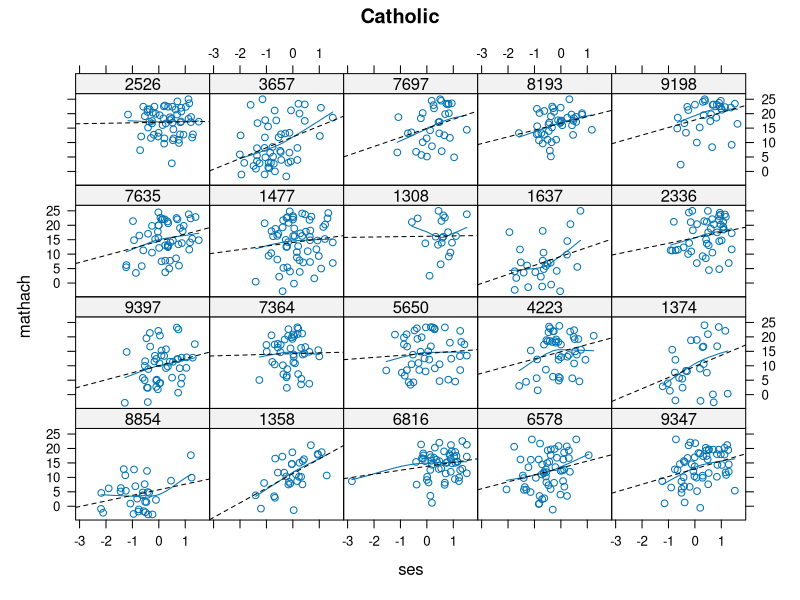
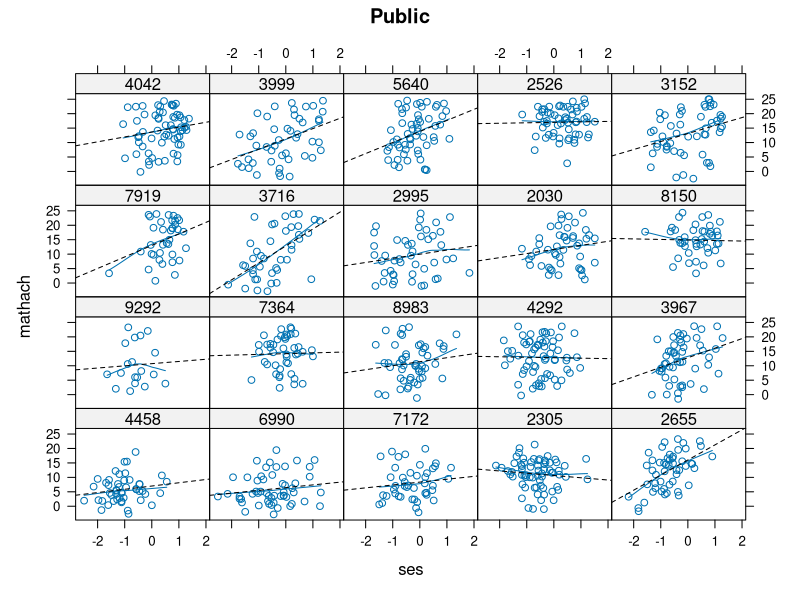
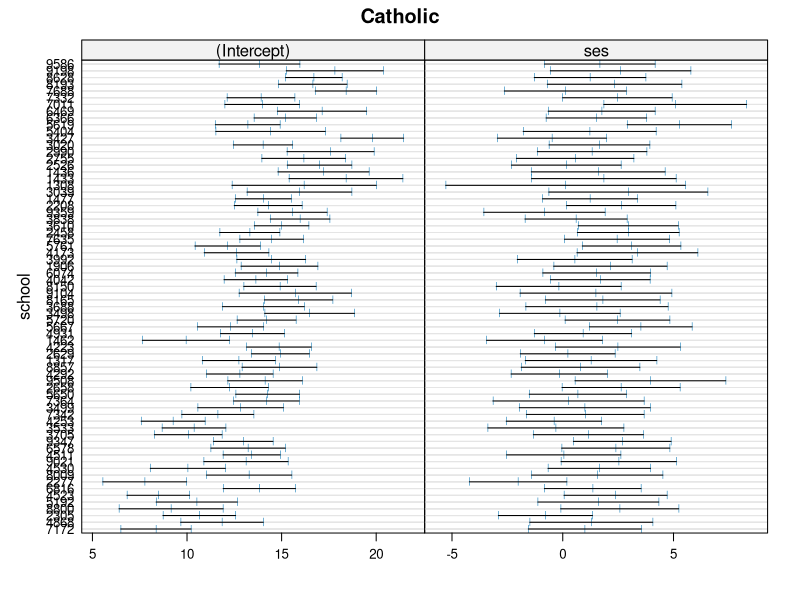
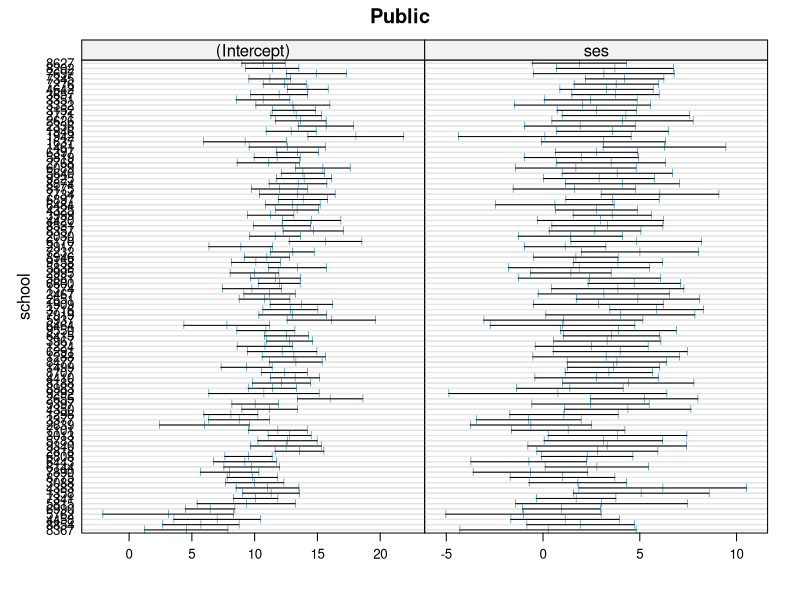
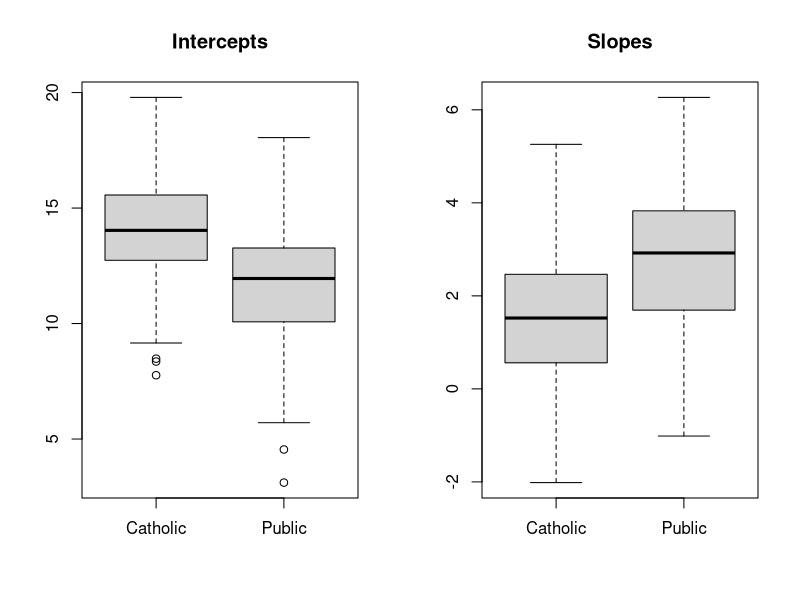

Source code (R) for these figures, in order:
# this is the codes from Linear Mixed Models by John Fox in 2002

###### Part 1: Data and Data Overview

### nlme study
cat("\014")
rm(list=ls())
library(nlme)
library(lattice)
data(MathAchieve)
head(MathAchieve)
data(MathAchSchool)
head(MathAchSchool)

attach(MathAchieve)
mses=tapply(SES, School, mean)
head(mses)
detach(MathAchieve)

## create a dataframe called bryk
bryk=as.data.frame(MathAchieve[,c("School","SES","MathAch")])
names(bryk)<-tolower(names(bryk))
head(bryk)
sample20=sort(sample(7185,20))
bryk[sample20,]

bryk$meanses=mses[as.character(bryk$school)]  ## avoid using merge function
bryk$cses=bryk$ses-bryk$meanses

sector=MathAchSchool$Sector
names(sector)<-row.names(MathAchSchool)
bryk$sector=sector[as.character(bryk$school)]

###  sample two schools from each sector to plot
attach(bryk)
cat<-sample(unique(school[sector=="Catholic"]), 20)
cat.20<-groupedData(mathach~ses | school, data=bryk[is.element(school, cat),])

pub<-sample(unique(school[sector=="Public"]), 20)
pub.20<-groupedData(mathach~ses | school, data=bryk[is.element(school, pub),])

trellis.device(color=T)
# for Cathelic, the slopes are: some positive, some are almost 0, some are almost negative
xyplot(mathach~ses | school, data=cat.20, main="Catholic",
       panel=function(x,y){
       	 panel.xyplot(x,y)
	 panel.loess(x, y, span=1)
	 panel.lmline(x, y, lty=2)
	})

# for Public, the slopes are: more positive than Cathelic
xyplot(mathach~ses | school, data=pub.20, main="Public",
       panel=function(x,y){
         panel.xyplot(x,y)
         panel.loess(x,y, span=1)
      	 panel.lmline(x, y, lty=2)
       })

# linear regression for each school for each sector
cat.list<-lmList(mathach~ses | school, subset=sector=="Catholic", data=bryk)
pub.list<-lmList(mathach~ses | school, subset=sector=="Public", data=bryk)

# plot of CI for intercepts and slopes in both regressions
plot(intervals(cat.list), main="Catholic")
plot(intervals(pub.list), main="Public")

# To draw box plot to make it clear
# overall, the Catholic school have a higher level of mathach while Public school have a higher average slope
cat.coef=coef(cat.list)
head(cat.coef)
pub.coef=coef(pub.list)
head(pub.coef)

old<-par(mfrow=c(1,2))
boxplot(cat.coef[,1], pub.coef[,1], main="Intercepts", names=c("Catholic", "Public"))
boxplot(cat.coef[,2], pub.coef[,2], main="Slopes", names=c("Catholic", "Public"))
par(old)

######  Part 2: fit a hierarchical linear model with lme
bryk$sector=factor(bryk$sector, levels=c("Public", "Catholic"))
contrasts(bryk$sector)

lme(mathach ~ meanses*cses + sector*cses, random= ~ cses | school, data=bryk)->bryk.lme.1
summary(bryk.lme.1)
update(bryk.lme.1, random= ~1 | school)->bryk.lme.2  #omit random effects of cses
summary(bryk.lme.2)
anova(bryk.lme.1, bryk.lme.2)
update(bryk.lme.1, random= ~cses - 1 | school)->bryk.lme.3  #omit random intetcepts
summary(bryk.lme.3)
anova(bryk.lme.3, bryk.lme.1)
## There is strong evidence, then, that the average level of math achievement (as represented by the intercept) varies
## from school to school, but not that the coefficient of SES varies, once differences between Catholic and public
## schools are taken into account, and the average level of SES in the schools is held constant.


#######  An example in Longitudinal Data
library(car)

































